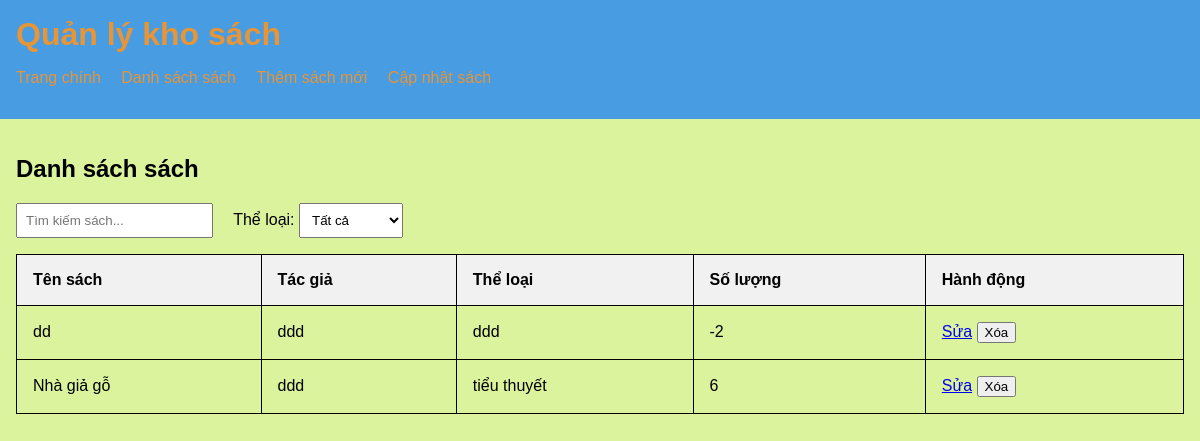
/books/, run on an earlier commit of the app's database.
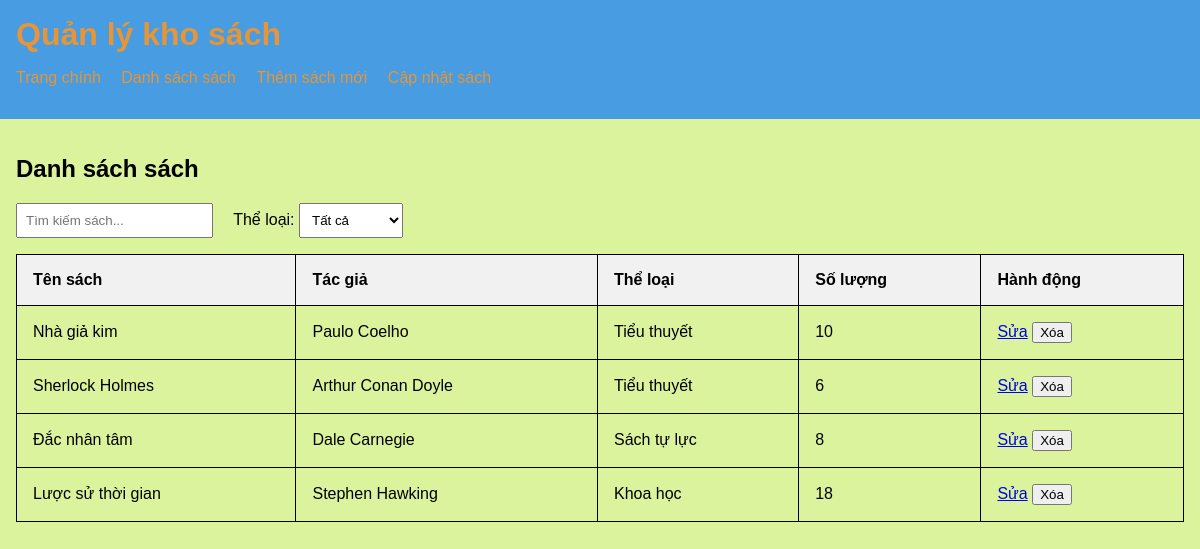
And on a later commit of the database.
### books/models.py (models this page shows, shortened)
class Book(models.Model):   # Định nghĩa một lớp Book
    name = models.CharField(max_length=100) #Dùng để lưu trữ chuỗi ký tự có độ dài cố định tối đa 100 kí tự
    author = models.ForeignKey(Author, on_delete=models.CASCADE)   # lưu trữ tên tác giả sách
    genre = models.ForeignKey(Genre, on_delete=models.CASCADE)     # lưu trữ thể loại sách
    quantity = models.IntegerField()    # lưu trữ số lượng sách
    description = models.TextField()    # lưu trữ mô tả chi tiết sách

class Author(models.Model):
    name = models.CharField(max_length=100)
    def __str__(self):
        return self.name

class Genre(models.Model):
    name = models.CharField(max_length=50)
    def __str__(self):
        return self.name

### books/views.py (the view)
# urls.py: path('books/', views.books_list, name='books_list'), # danh sách sách
def books_list(request):
    search_query = request.GET.get('search', '')   # Lấy từ khóa tìm kiếm từ yêu cầu GET
    selected_genre = request.GET.get('genre', '')   # Lấy thể loại sách đã chọn từ yêu cầu GET
    if search_query:
        books = Book.objects.filter(name__icontains=search_query)
    elif selected_genre:
        books = Book.objects.filter(genre__name=selected_genre)
    else:
        books = Book.objects.all()
    genres = Genre.objects.values_list('name', flat=True).distinct()
    context = {
        'books': books,
        'genres': genres,
        'selected_genre': selected_genre,
    }
    return render(request, 'books.html', context)   # Trả về danh sách sách với các thông tin lọc

### books/Templates/books.html (shortened to what this page needs)
<!DOCTYPE html>
<html lang="vi">
  <head>
    {% load static %}
    <link rel="stylesheet" href="{% static 'css/books.css' %}" />
  </head>
  <body>
    <header>
      <h1>Quản lý kho sách</h1>
      <nav>
        <ul>
          <li><a href="{% url 'index' %}">Trang chính</a></li>
          <li><a href="{% url 'books_list' %}">Danh sách sách</a></li>
          <li><a href="{% url 'add_book' %}">Thêm sách mới</a></li>
          <li><a href="{% url 'books_list' %}">Cập nhật sách</a></li>
        </ul>
      </nav>
    </header>
    <main>
      <section id="books">
        <h2>Danh sách sách</h2>
        <div class="filters">
          <input type="text" id="searchInput" placeholder="Tìm kiếm sách..." />
          <label for="filterGenre">Thể loại:</label>
          <select id="filterGenre">
            <option value="">Tất cả</option>
          </select>
        </div>
        <table id="bookTable">
          <thead>
            <tr>
              <th>Tên sách</th>
              <th>Tác giả</th>
              <th>Thể loại</th>
              <th>Số lượng</th>
              <th>Hành động</th>
            </tr>
          </thead>
          <tbody>
            {% for book in books %}
            <tr>
              <td>{{ book.name }}</td>
              <td>{{ book.author }}</td>
              <td>{{ book.genre }}</td>
              <td>{{ book.quantity }}</td>
              <td>
                <a href="{% url 'update_book' book.pk %}">Sửa</a>
                <form
                  action="{% url 'delete_book' book.pk %}"
                  method="post"
                  style="display: inline"
                >
                  <button type="submit">Xóa</button>
                </form>
              </td>
            </tr>
            {% endfor %}
          </tbody>
        </table>
      </section>
    </main>
  </body>
</html>

What changed in the data, as far as the page shows it:
removed Book: name "dd", author "ddd", genre "ddd", quantity "-2"
removed Book: name "Nhà giả gỗ", author "ddd", genre "tiểu thuyết", quantity "6"
added Book: name "Nhà giả kim", author "Paulo Coelho", genre "Tiểu thuyết", quantity "10"
added Book: name "Sherlock Holmes", author "Arthur Conan Doyle", genre "Tiểu thuyết", quantity "6"
added Book: name "Đắc nhân tâm", author "Dale Carnegie", genre "Sách tự lực", quantity "8"
added Book: name "Lược sử thời gian", author "Stephen Hawking", genre "Khoa học", quantity "18"
